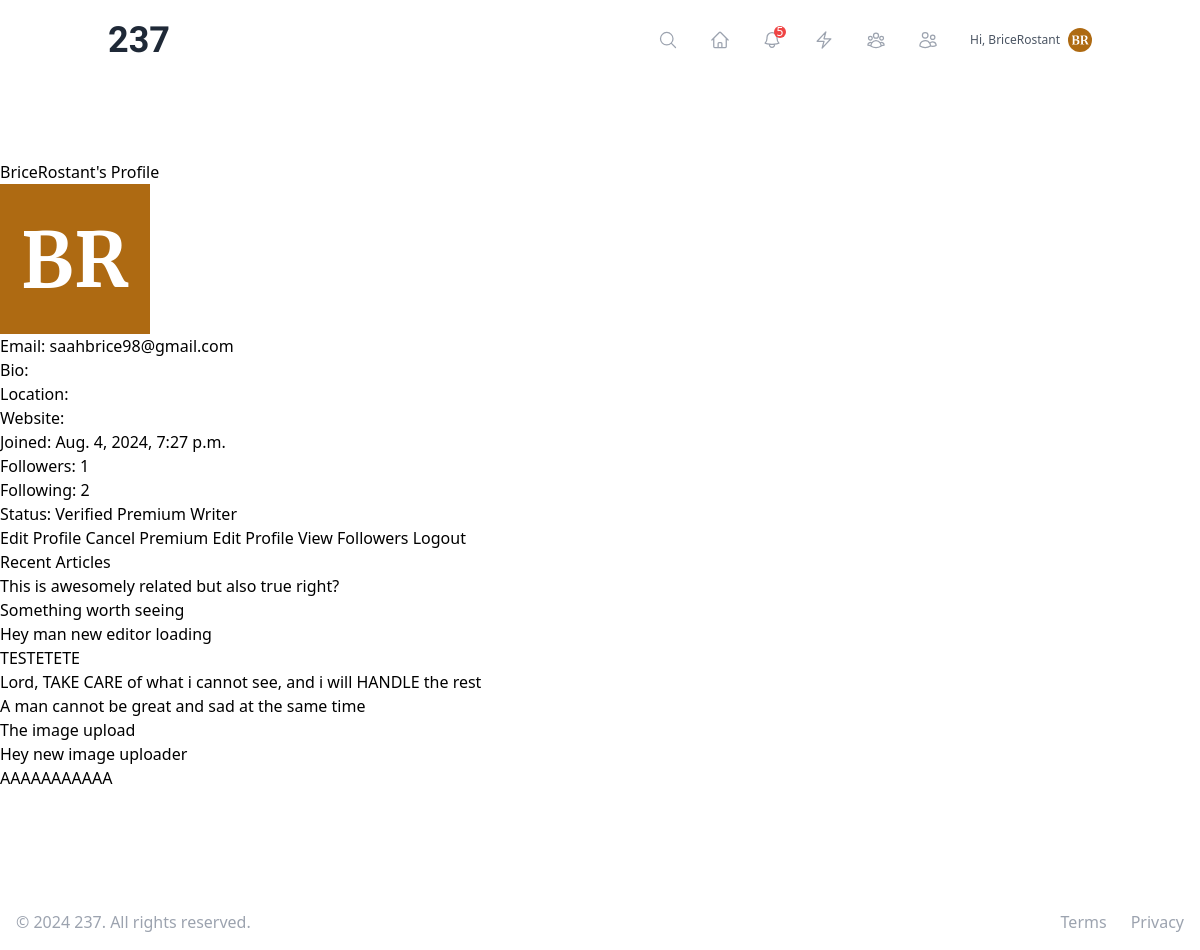
The page /users/profile/BriceRostant/ (signed in) on the database as committed earlier.
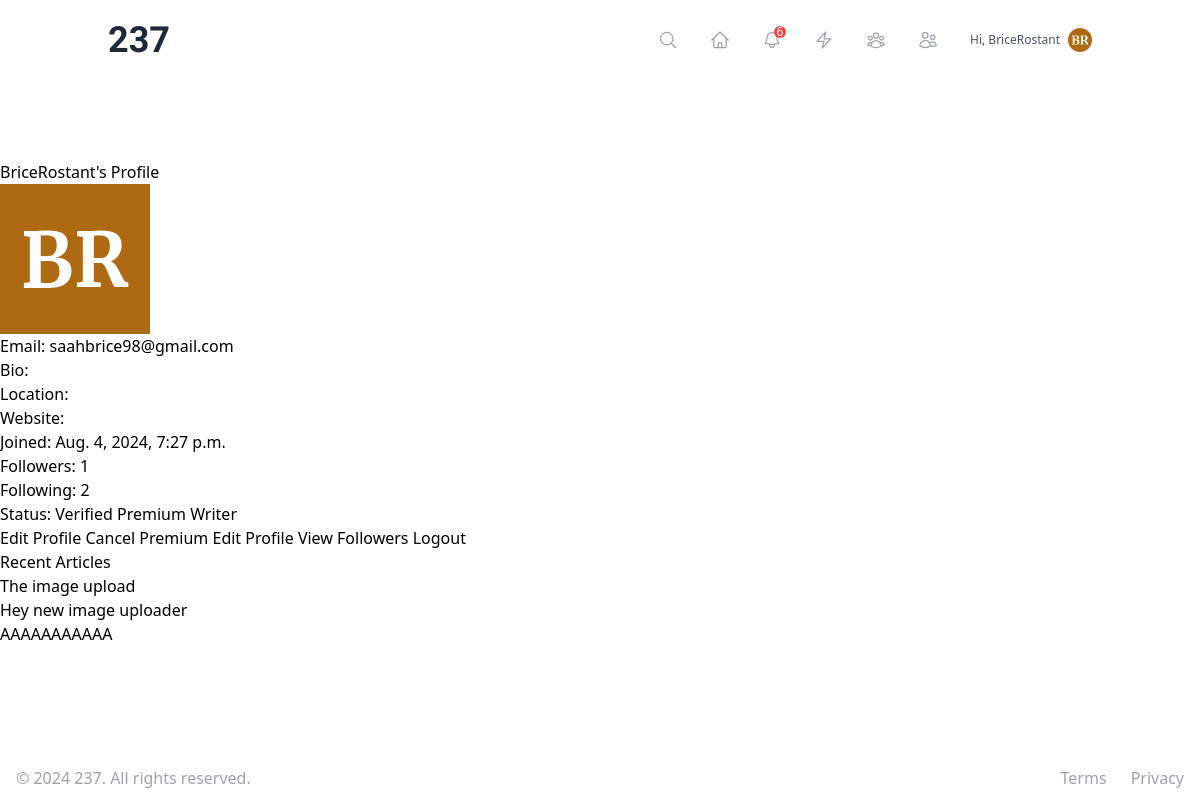
The same page on the database as committed later.
### users/models.py (models this page shows, shortened)
class User(AbstractUser):
    bio = models.TextField(max_length=500, blank=True)
    profile_picture = models.ImageField(upload_to='profile_pics/', blank=True, null=True)
    date_joined = models.DateTimeField(auto_now_add=True)
    location = models.CharField(max_length=100, blank=True)
    website = models.URLField(max_length=200, blank=True)
    following = models.ManyToManyField('self', symmetrical=False, related_name='followers')
    blocked_users = models.ManyToManyField('self', symmetrical=False, related_name='blocked_by')
    is_verified = models.BooleanField(default=False)
    is_premium = models.BooleanField(default=False)
    is_manual_writer = models.BooleanField(default=False)
    def get_avatar_url(self):
        return get_or_create_avatar(self)
    @property
    def is_writer(self):
        if self.is_manual_writer:
            return True
    def unread_notifications_count(self):
        return self.notifications.filter(is_read=False).count()

### articles/models.py (models this page shows, shortened)
class Article(models.Model):
    title = models.CharField(max_length=200)
    content = models.TextField()
    image = models.ImageField(upload_to='article_images/', validators=[validate_file_size], null=True, blank=True)
    thumbnail = models.ImageField(upload_to='article_thumbnails/', validators=[validate_file_size], null=True, blank=True)
    author = models.ForeignKey(settings.AUTH_USER_MODEL, on_delete=models.CASCADE)
    created_at = models.DateTimeField(auto_now_add=True)
    updated_at = models.DateTimeField(auto_now=True)
    published_at = models.DateTimeField(null=True, blank=True)
    status = models.CharField(max_length=10, choices=[('draft', 'Draft'), ('published', 'Published')], default='draft')
    language = models.CharField(max_length=2, choices=[('EN', 'English'), ('FR', 'French')])
    tags = TaggableManager()
    bookmarks = models.ManyToManyField(settings.AUTH_USER_MODEL, related_name='bookmarked_articles', blank=True)

### users/views.py (the view)
# urls.py: path('profile/<str:username>/', UserProfileView.as_view(), name='user_profile'),
class UserProfileView(LoginRequiredMixin, DetailView):
    model = User
    template_name = 'users/profile.html'
    context_object_name = 'user_profile'
    def get_object(self, queryset=None):
        return get_object_or_404(User, username=self.kwargs.get('username'))
    def get_context_data(self, **kwargs):
        context = super().get_context_data(**kwargs)
        if self.request.user.is_authenticated:
            context['is_following'] = self.request.user.following.filter(id=self.object.id).exists()
            context['is_blocked'] = self.request.user.blocked_users.filter(id=self.object.id).exists()
        context['articles'] = Article.objects.filter(author=self.object, status='published').order_by('-published_at')[:10]
        context['avatar_url'] = self.request.user.get_avatar_url()
        return context

### users/utils.py (called while the page is built)
def get_or_create_avatar(user):
    cache_key = f'user_avatar_{user.id}'
    avatar_url = cache.get(cache_key)
    if not avatar_url:
        if not user.profile_picture:
            avatar = generate_avatar(user.username)
            user.profile_picture.save(f"{user.username}_avatar.png", avatar, save=True)
        avatar_url = user.profile_picture.url
        cache.set(cache_key, avatar_url, timeout=86400)  # Cache for 24 hours
    return avatar_url

### templates/users/profile.html (shortened to what this page needs)
{% extends "base.html" %}
{% block content %}
<h2>{{ user_profile.username }}'s Profile</h2>
{% if user_profile.profile_picture %}
    <img src="{{ user_profile.profile_picture.url }}" alt="Profile Picture">
{% else %}
<div class="profile">
    <img src="{{ avatar_url }}" alt="{{ user_profile.username }}'s avatar" class="avatar">
    <h1>{{ user_profile.username }}</h1>
</div>
{% endif %}
<p>Email: {{ user_profile.email }}</p>
<p>Bio: {{ user_profile.bio }}</p>
<p>Location: {{ user_profile.location }}</p>
<p>Website: <a href="{{ user_profile.website }}">{{ user_profile.website }}</a></p>
<p>Joined: {{ user_profile.date_joined }}</p>
<p>Followers: {{ user_profile.followers.count }}</p>
<p>Following: {{ user_profile.following.count }}</p>
<p>
    Status:
    {% if user_profile.is_verified %}
        <span class="badge">Verified</span>
    {% endif %}
    {% if user_profile.is_premium %}
        <span class="badge">Premium</span>
    {% endif %}
    {% if user_profile.is_writer %}
        <span class="badge">Writer</span>
    {% endif %}
</p>
{% if user == user_profile %}
    <a href="{% url 'user_profile_edit' %}">Edit Profile</a>
    {% if not user.is_premium %}
        <a href="{% url 'toggle_premium' %}">Become Premium</a>
    {% else %}
        <a href="{% url 'toggle_premium' %}">Cancel Premium</a>
    {% endif %}
{% endif %}
{% if user == user_profile %}
    <a href="{% url 'user_profile_edit' %}">Edit Profile</a>
    <a href="{% url 'followers_list' %}">View Followers</a>
    <a href="{% url 'account_logout' %}">Logout</a>
{% endif %}
<h3>Recent Articles</h3>
<ul>
{% for article in articles %}
    <li><a href="{% url 'article_detail' article.pk %}">{{ article.title }}</a></li>
{% empty %}
    <li>No articles yet.</li>
{% endfor %}
</ul>
{% endblock %}

### templates/base.html (shortened to what this page needs)
<!DOCTYPE html>
{% load static %}
<html lang="en">
<head>
    <script src="https://cdn.tailwindcss.com"></script>
</head>
<body class=" min-h-screen flex flex-col">
    <header class="navbar fixed top-0 left-0 w-full z-30">
        <nav class="container mx-auto flex justify-between items-center p-5">
            <div class="text-4xl font-bold text-gray-800 font-angkor">
                <a href="{% url 'article_list' %}" class="font-playfair text-4xl font-bold">
                    237
                </a>
            </div>
            {% if user.is_authenticated %}
                <div class="hidden md:flex items-center space-x-8">
                    <a href="{% url 'search' %}" class="text-gray-400 hover:text-gray-600 group relative" title="Search">
                        <svg class="w-5 h-5" fill="none" stroke="currentColor" viewBox="0 0 24 24" xmlns="http://www.w3.org/2000/svg" stroke-width="1.5">
                            <path stroke-linecap="round" stroke-linejoin="round" d="M21 21l-5.197-5.197m0 0A7.5 7.5 0 105.196 5.196a7.5 7.5 0 0010.607 10.607z" />
                        </svg>
                    </a>
                    <a href="{% url 'article_list' %}" class="text-gray-400 hover:text-gray-600 group relative" title="Home">
                    </a>
                    <a href="{% url 'notification_list' %}" class="text-gray-400 hover:text-gray-600 relative group" title="Notifications">
                        {% if user.unread_notifications_count > 0 %}
                        <span class="absolute -top-1 -right-1 bg-red-500 text-white text-xs rounded-full h-3 w-3 flex items-center justify-center">
                            {{ user.unread_notifications_count }}
                        </span>
                        {% endif %}
                    </a>
                    <a href="{% url 'activity_feed' %}" class="text-gray-400 hover:text-gray-600 group relative" title="Activity Feed">
                        <svg class="w-5 h-5" fill="none" stroke="currentColor" viewBox="0 0 24 24" xmlns="http://www.w3.org/2000/svg" stroke-width="1.5">
                            <path stroke-linecap="round" stroke-linejoin="round" d="M3.75 13.5l10.5-11.25L12 10.5h8.25L9.75 21.75 12 13.5H3.75z" />
                        </svg>
                    </a>
                    <a href="{% url 'following_list' %}" class="text-gray-400 hover:text-gray-600 group relative" title="Connections">
                    </a>
                    <a href="{% url 'followers_list' %}" class="text-gray-400 hover:text-gray-600 group relative" title="Followers">
                    </a>
                    <a href="{% url 'user_profile' user.username %}" class="flex items-center space-x-2 text-gray-600 hover:text-gray-800 group relative">
                        <span class="text-xs">Hi, {{ user.username }}</span>
                        <img src="{{ user.get_avatar_url }}" alt="{{ user.username }}" class="w-6 h-6 rounded-full">
                    </a>
                </div>
            {% endif %}
        </nav>
    </header>
    <main class="my-40">
        {% block content %}
        {% endblock %}
    </main>
    <footer class="footer fixed bottom-0 left-0 w-full hero-foot  text-xs md:text-base z-30">
        <div class="max-w-7xl mx-auto py-2 md:py-4 px-2 md:px-4 flex flex-col md:flex-row items-center justify-between">
            <div class="flex justify-center space-x-4 md:space-x-6 order-2 md:order-2">
                <a href="#" class="text-gray-400 hover:text-gray-500">
                    Terms
                </a>
                <a href="#" class="text-gray-400 hover:text-gray-500">
                    Privacy
                </a>
            </div>
            <div class="mt-2 md:mt-0 order-1 md:order-1">
                <p class="text-center text-gray-400">&copy; 2024 237. All rights reserved.</p>
            </div>
        </div>
    </footer>
</body>
</html>

Rows that differ between the two databases and show on the page:
removed Article: title "This is awesomely related but also true right?"
removed Article: title "Something worth seeing"
removed Article: title "Hey man new editor loading"
removed Article: title "TESTETETE"
removed Article: title "Lord, TAKE CARE of what i cannot see, and i will HANDLE the rest"
removed Article: title "A man cannot be great and sad at the same time"
computed for User "BriceRostant": unread_notifications_count "5" → "6"
